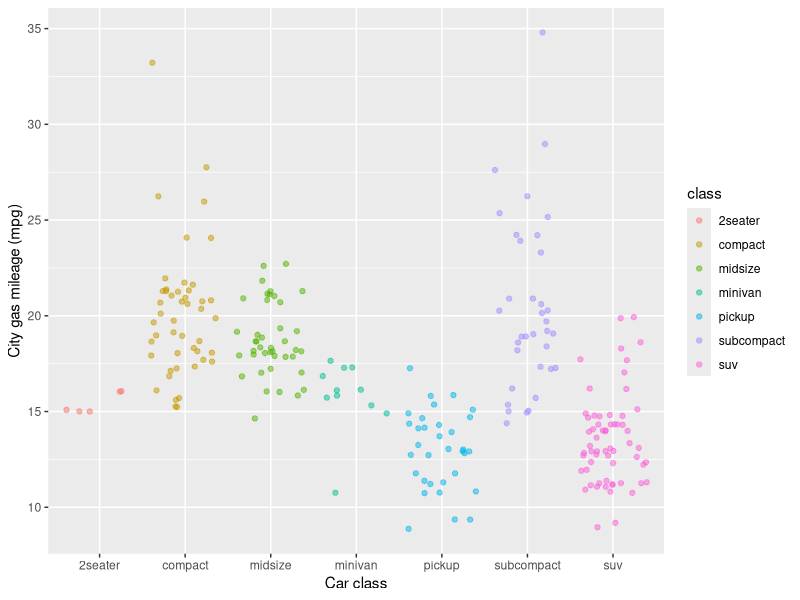

Write the R code that produced this figure.
## ---- chunk 1
knitr::opts_chunk$set(echo = TRUE)
library(tidyverse)
## ---- chunk 2
ggplot(data = mpg, aes(x = class, y = cty)) +
	geom_jitter(aes(color = class), alpha = 0.5) +
	labs(x = "Car class", y = "City gas mileage (mpg)")

